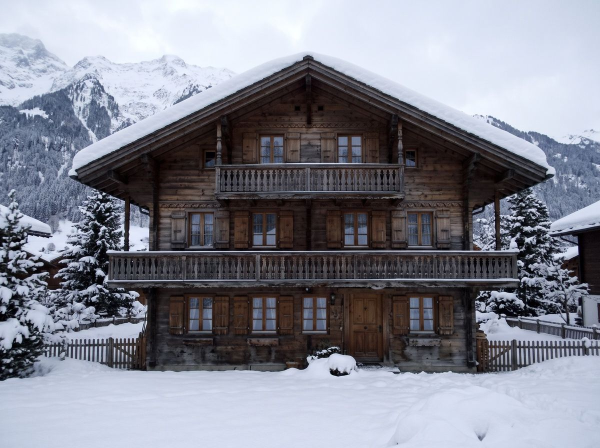
#> input picture dados/henrique/fotos/chaleFrente.jpg, 1200 x 896 px (shown at 1/2 size)
$ python capa_completa.py ../../../dados/henrique/fotos/chaleFrente.jpg
#> lines starting #> are read from the running program, lines starting #| are printed output that depends on the picture
"""Monta a capa completa (contracapa + lombada + capa) de O Pleno Existencial
nas medidas da UICLAP: 301 x 220 mm com sangria, 600 DPI (7110 x 5197 px)."""
from PIL import Image, ImageDraw, ImageFont, ImageFilter, ImageEnhance, ImageOps
import sys, textwrap

S = '/tmp/claude-0/-home-claude/de3db6b6-6c37-53ce-b253-e34cc42fbc3a/scratchpad'
FRONT = sys.argv[1]
FONTS = S + '/fonts/gf/ofl'
MM = 600 / 25.4                       # px por mm
W, H = 7110, 5197
BLEED = 118
PANEL = 3307                          # 140 mm
SPINE = 260                           # 11 mm
SPINE_X = BLEED + PANEL               # 3425
FRONT_X = SPINE_X + SPINE             # 3685
GOLD = (232, 196, 132)
CREAM = (238, 228, 210)
NAVY = (11, 17, 27)

def font(name, size, wght=None):
    f = ImageFont.truetype(f'{FONTS}/{name}', size)
    if wght is not None:
        try:
            f.set_variation_by_axes([wght])
        except Exception:
            pass
    return f

cinzel = lambda s, w=600: font('cinzel/Cinzel[wght].ttf', s, w)
corm = lambda s, w=500: font('cormorantgaramond/CormorantGaramond[wght].ttf', s, w)
cormi = lambda s, w=500: font('cormorantgaramond/CormorantGaramond-Italic[wght].ttf', s, w)

canvas = Image.new('RGB', (W, H), NAVY)
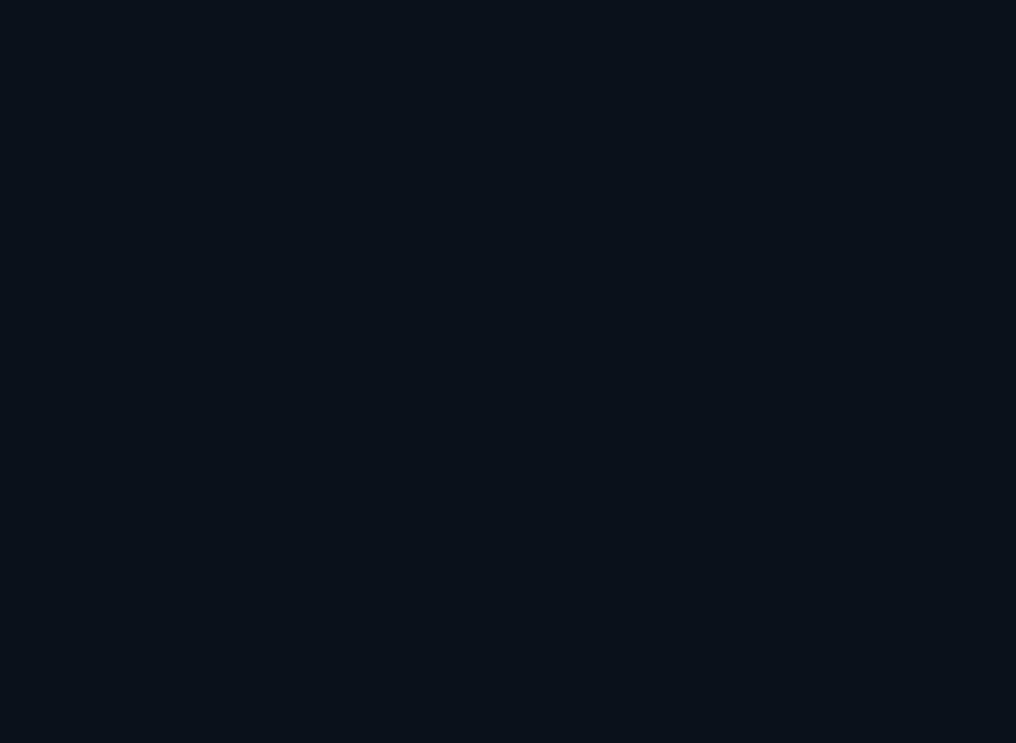
#> canvas: PIL image 7110x5197 RGB (shown at 1/7 size); mean R, G, B 11, 17, 27

# ---------- capa (frente): imagem original + sangria espelhada ----------
img = Image.open(FRONT).convert('RGB')
#> img is the input picture: PIL image 1200x896 RGB; mean R, G, B 131.3, 133.4, 144.9
#> (the run stopped early here; a loop or call above may not have finished)
